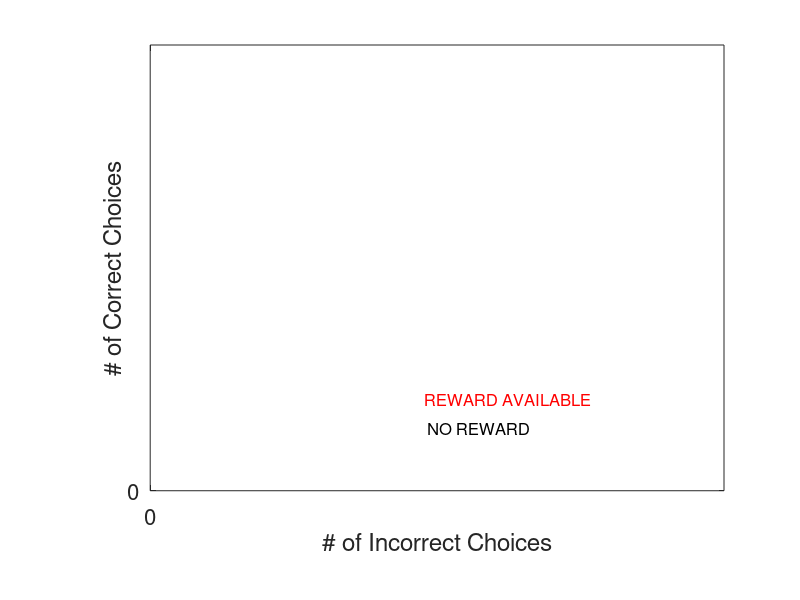

This chart was generated by the following MATLAB code: (Note: this script raises an error after producing the figure.)
% Create figure
figure1 = figure();

% Create axes
axes1 = axes('Parent',figure1,...
    'Position',[0.187739463601533 0.182108626198083 0.717260536398468 0.742891373801916]);
hold(axes1,'on');


% Create ylabel
ylabel('# of Correct Choices');

% Create xlabel
xlabel('# of Incorrect Choices');

% Uncomment the following line to preserve the X-limits of the axes
% xlim(axes1,[0 90]);
% Uncomment the following line to preserve the Y-limits of the axes
% ylim(axes1,[0 90]);
box(axes1,'on');
% Set the remaining axes properties
set(axes1,'FontSize',16,'XTick',[0 45 90],...
    'YTick',[0 45 90]);

% Create textbox
annotation(figure1,'textbox',...
    [0.530012771392085 0.324131760931667 0.242656442701893 0.0412517772884152],...
    'Color',[1 0 0],...
    'String',{'REWARD AVAILABLE'},...
    'FontSize',12,...
    'FitBoxToText','on',...
    'EdgeColor','none');

% Create textbox
annotation(figure1,'textbox',...
    [0.533844189016607 0.258735200037869 0.212005102619206 0.0575079859826513],...
    'String',{'NO REWARD'},...
    'FontSize',12,...
    'FitBoxToText','off',...
    'EdgeColor','none');

filename = 'learningCurve_v3.gif';

CO = load('choice_order_naive.mat');
CO = CO.choice_order;
load('choice_order_1.mat');
CO(41:length(choice_order)+length(CO)) = choice_order;
x = []
y = []

for n = 1:length(CO)
    % Draw plot for y = x.^n
    x(n) = length(find(CO(1:n) == 1));
    y(n) = length(find(CO(1:n) == 2));
    if n < 41
        plot(x,y,'k','LineWidth',4) 
        hold on
    else
        plot(x(40:n),y(40:n),'r','LineWidth',4) 
    end    
    xlim([0,90])
    ylim([0,90])


    drawnow 
    % Capture the plot as an image 
    frame = getframe(figure1); 
    im = frame2im(frame); 
    [imind,cm] = rgb2ind(im,256); 
    % Write to the GIF File 
    if n == 1 
      imwrite(imind,cm,filename,'gif','DelayTime',0,'Loopcount',inf); 
    else 
      imwrite(imind,cm,filename,'gif','DelayTime',0.1,'WriteMode','append'); 
    end 
end